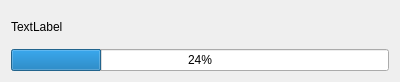
<?xml version="1.0" encoding="UTF-8"?>
<ui version="4.0">
 <class>DialogWrite</class>
 <widget class="QDialog" name="DialogWrite">
  <property name="geometry">
   <rect>
    <x>0</x>
    <y>0</y>
    <width>400</width>
    <height>82</height>
   </rect>
  </property>
  <property name="windowTitle">
   <string>Speichern</string>
  </property>
  <layout class="QVBoxLayout" name="verticalLayout">
   <item>
    <widget class="QLabel" name="label">
     <property name="text">
      <string>TextLabel</string>
     </property>
    </widget>
   </item>
   <item>
    <widget class="QProgressBar" name="progressBar">
     <property name="value">
      <number>24</number>
     </property>
    </widget>
   </item>
  </layout>
 </widget>
 <resources/>
 <connections/>
</ui>
